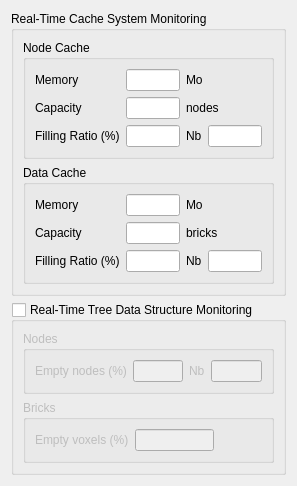
<?xml version="1.0" encoding="UTF-8"?>
<ui version="4.0">
 <class>GvvQCacheUsageWidget</class>
 <widget class="QWidget" name="GvvQCacheUsageWidget">
  <property name="geometry">
   <rect>
    <x>0</x>
    <y>0</y>
    <width>297</width>
    <height>428</height>
   </rect>
  </property>
  <property name="windowTitle">
   <string>Form</string>
  </property>
  <layout class="QVBoxLayout" name="verticalLayout_3">
   <item>
    <widget class="QGroupBox" name="_cacheUsageGroupBox">
     <property name="title">
      <string>Real-Time Cache System Monitoring</string>
     </property>
     <layout class="QVBoxLayout" name="verticalLayout_2">
      <item>
       <widget class="QGroupBox" name="_nodeCacheGroupBox">
        <property name="title">
         <string>Node Cache</string>
        </property>
        <layout class="QGridLayout" name="gridLayout">
         <item row="0" column="0">
          <widget class="QLabel" name="label_9">
           <property name="text">
            <string>Memory</string>
           </property>
          </widget>
         </item>
         <item row="0" column="1">
          <widget class="QLineEdit" name="_nodeCacheMemoryLineEdit">
           <property name="layoutDirection">
            <enum>Qt::LeftToRight</enum>
           </property>
           <property name="text">
            <string/>
           </property>
           <property name="alignment">
            <set>Qt::AlignRight|Qt::AlignTrailing|Qt::AlignVCenter</set>
           </property>
           <property name="readOnly">
            <bool>true</bool>
           </property>
          </widget>
         </item>
         <item row="0" column="2" colspan="2">
          <widget class="QLabel" name="label_12">
           <property name="text">
            <string>Mo</string>
           </property>
          </widget>
         </item>
         <item row="0" column="4">
          <spacer name="horizontalSpacer_2">
           <property name="orientation">
            <enum>Qt::Horizontal</enum>
           </property>
           <property name="sizeHint" stdset="0">
            <size>
             <width>35</width>
             <height>20</height>
            </size>
           </property>
          </spacer>
         </item>
         <item row="1" column="0">
          <widget class="QLabel" name="label_5">
           <property name="text">
            <string>Capacity</string>
           </property>
          </widget>
         </item>
         <item row="1" column="1">
          <widget class="QLineEdit" name="_nodeCacheCapacityLineEdit">
           <property name="text">
            <string/>
           </property>
           <property name="alignment">
            <set>Qt::AlignRight|Qt::AlignTrailing|Qt::AlignVCenter</set>
           </property>
           <property name="readOnly">
            <bool>true</bool>
           </property>
          </widget>
         </item>
         <item row="1" column="2" colspan="2">
          <widget class="QLabel" name="label_11">
           <property name="text">
            <string>nodes</string>
           </property>
          </widget>
         </item>
         <item row="1" column="4">
          <spacer name="horizontalSpacer">
           <property name="orientation">
            <enum>Qt::Horizontal</enum>
           </property>
           <property name="sizeHint" stdset="0">
            <size>
             <width>44</width>
             <height>20</height>
            </size>
           </property>
          </spacer>
         </item>
         <item row="2" column="0">
          <widget class="QLabel" name="label_3">
           <property name="text">
            <string>Filling Ratio (%)</string>
           </property>
          </widget>
         </item>
         <item row="2" column="1">
          <widget class="QLineEdit" name="_nodeCacheFillingRatioLineEdit">
           <property name="text">
            <string/>
           </property>
           <property name="alignment">
            <set>Qt::AlignRight|Qt::AlignTrailing|Qt::AlignVCenter</set>
           </property>
          </widget>
         </item>
         <item row="2" column="2">
          <widget class="QLabel" name="label">
           <property name="text">
            <string>Nb</string>
           </property>
          </widget>
         </item>
         <item row="2" column="3" colspan="2">
          <widget class="QLineEdit" name="_nodeCacheNbElementsLineEdit">
           <property name="text">
            <string/>
           </property>
           <property name="alignment">
            <set>Qt::AlignRight|Qt::AlignTrailing|Qt::AlignVCenter</set>
           </property>
           <property name="readOnly">
            <bool>true</bool>
           </property>
          </widget>
         </item>
        </layout>
       </widget>
      </item>
      <item>
       <widget class="QGroupBox" name="_dataCacheGroupBox">
        <property name="title">
         <string>Data Cache</string>
        </property>
        <layout class="QGridLayout" name="gridLayout_3">
         <item row="0" column="0">
          <widget class="QLabel" name="label_15">
           <property name="text">
            <string>Memory</string>
           </property>
          </widget>
         </item>
         <item row="0" column="1">
          <widget class="QLineEdit" name="_dataCacheMemoryLineEdit">
           <property name="layoutDirection">
            <enum>Qt::LeftToRight</enum>
           </property>
           <property name="text">
            <string/>
           </property>
           <property name="alignment">
            <set>Qt::AlignRight|Qt::AlignTrailing|Qt::AlignVCenter</set>
           </property>
           <property name="readOnly">
            <bool>true</bool>
           </property>
          </widget>
         </item>
         <item row="0" column="2" colspan="2">
          <widget class="QLabel" name="label_13">
           <property name="text">
            <string>Mo</string>
           </property>
          </widget>
         </item>
         <item row="0" column="4">
          <spacer name="horizontalSpacer_5">
           <property name="orientation">
            <enum>Qt::Horizontal</enum>
           </property>
           <property name="sizeHint" stdset="0">
            <size>
             <width>37</width>
             <height>20</height>
            </size>
           </property>
          </spacer>
         </item>
         <item row="1" column="0">
          <widget class="QLabel" name="label_6">
           <property name="text">
            <string>Capacity</string>
           </property>
          </widget>
         </item>
         <item row="1" column="1">
          <widget class="QLineEdit" name="_dataCacheCapacityLineEdit">
           <property name="text">
            <string/>
           </property>
           <property name="alignment">
            <set>Qt::AlignRight|Qt::AlignTrailing|Qt::AlignVCenter</set>
           </property>
           <property name="readOnly">
            <bool>true</bool>
           </property>
          </widget>
         </item>
         <item row="1" column="2" colspan="2">
          <widget class="QLabel" name="label_7">
           <property name="text">
            <string>bricks</string>
           </property>
          </widget>
         </item>
         <item row="1" column="4">
          <spacer name="horizontalSpacer_3">
           <property name="orientation">
            <enum>Qt::Horizontal</enum>
           </property>
           <property name="sizeHint" stdset="0">
            <size>
             <width>89</width>
             <height>20</height>
            </size>
           </property>
          </spacer>
         </item>
         <item row="2" column="0">
          <widget class="QLabel" name="label_4">
           <property name="text">
            <string>Filling Ratio (%)</string>
           </property>
          </widget>
         </item>
         <item row="2" column="1">
          <widget class="QLineEdit" name="_dataCacheFillingRatioLineEdit">
           <property name="text">
            <string/>
           </property>
           <property name="alignment">
            <set>Qt::AlignRight|Qt::AlignTrailing|Qt::AlignVCenter</set>
           </property>
          </widget>
         </item>
         <item row="2" column="2">
          <widget class="QLabel" name="label_2">
           <property name="text">
            <string>Nb</string>
           </property>
          </widget>
         </item>
         <item row="2" column="3" colspan="2">
          <widget class="QLineEdit" name="_dataCacheNbElementsLineEdit">
           <property name="text">
            <string/>
           </property>
           <property name="alignment">
            <set>Qt::AlignRight|Qt::AlignTrailing|Qt::AlignVCenter</set>
           </property>
           <property name="readOnly">
            <bool>true</bool>
           </property>
          </widget>
         </item>
        </layout>
       </widget>
      </item>
     </layout>
    </widget>
   </item>
   <item>
    <widget class="QGroupBox" name="_treeMonitoringGroupBox">
     <property name="title">
      <string>Real-Time Tree Data Structure Monitoring</string>
     </property>
     <property name="checkable">
      <bool>true</bool>
     </property>
     <property name="checked">
      <bool>false</bool>
     </property>
     <layout class="QVBoxLayout" name="verticalLayout">
      <item>
       <widget class="QGroupBox" name="_treeNodeGroupBox">
        <property name="title">
         <string>Nodes</string>
        </property>
        <layout class="QGridLayout" name="gridLayout_2">
         <item row="0" column="0">
          <widget class="QLabel" name="label_8">
           <property name="text">
            <string>Empty nodes (%)</string>
           </property>
          </widget>
         </item>
         <item row="0" column="1">
          <widget class="QLineEdit" name="_treeEmptyNodeRatioLineEdit">
           <property name="text">
            <string/>
           </property>
           <property name="alignment">
            <set>Qt::AlignRight|Qt::AlignTrailing|Qt::AlignVCenter</set>
           </property>
          </widget>
         </item>
         <item row="0" column="2">
          <widget class="QLabel" name="label_10">
           <property name="text">
            <string>Nb</string>
           </property>
          </widget>
         </item>
         <item row="0" column="3">
          <widget class="QLineEdit" name="_treeNbEmptyNodeLineEdit">
           <property name="alignment">
            <set>Qt::AlignRight|Qt::AlignTrailing|Qt::AlignVCenter</set>
           </property>
           <property name="readOnly">
            <bool>true</bool>
           </property>
          </widget>
         </item>
        </layout>
       </widget>
      </item>
      <item>
       <widget class="QGroupBox" name="_treeBrickGroupBox">
        <property name="title">
         <string>Bricks</string>
        </property>
        <layout class="QGridLayout" name="gridLayout_4">
         <item row="0" column="0">
          <widget class="QLabel" name="label_14">
           <property name="text">
            <string>Empty voxels (%)</string>
           </property>
          </widget>
         </item>
         <item row="0" column="1">
          <widget class="QLineEdit" name="_treeBrickSparsenessRatioLineEdit">
           <property name="text">
            <string/>
           </property>
           <property name="alignment">
            <set>Qt::AlignRight|Qt::AlignTrailing|Qt::AlignVCenter</set>
           </property>
          </widget>
         </item>
         <item row="0" column="2">
          <spacer name="horizontalSpacer_4">
           <property name="orientation">
            <enum>Qt::Horizontal</enum>
           </property>
           <property name="sizeHint" stdset="0">
            <size>
             <width>76</width>
             <height>20</height>
            </size>
           </property>
          </spacer>
         </item>
        </layout>
       </widget>
      </item>
     </layout>
    </widget>
   </item>
   <item>
    <spacer name="verticalSpacer">
     <property name="orientation">
      <enum>Qt::Vertical</enum>
     </property>
     <property name="sizeHint" stdset="0">
      <size>
       <width>20</width>
       <height>43</height>
      </size>
     </property>
    </spacer>
   </item>
  </layout>
 </widget>
 <resources/>
 <connections/>
</ui>
